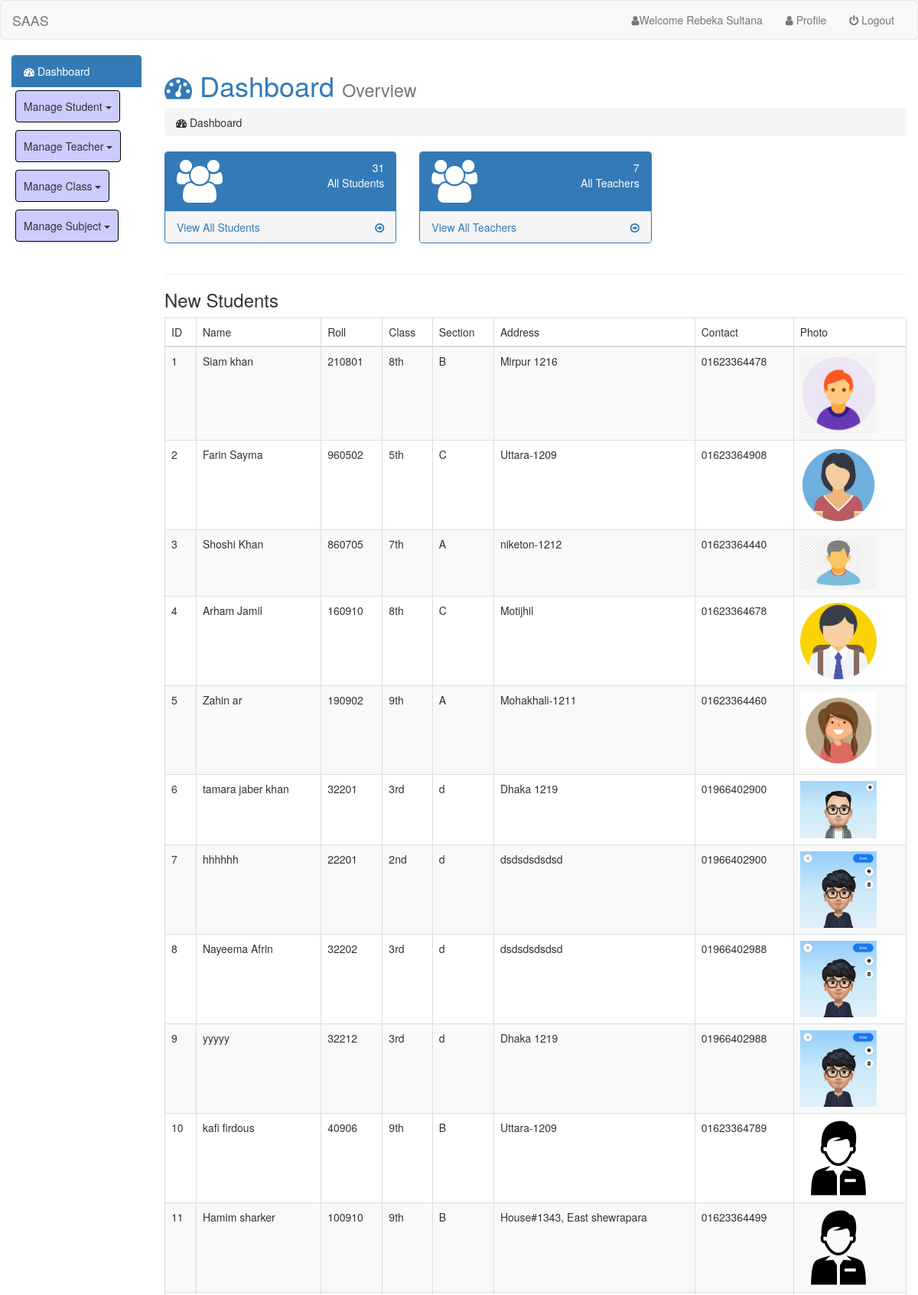
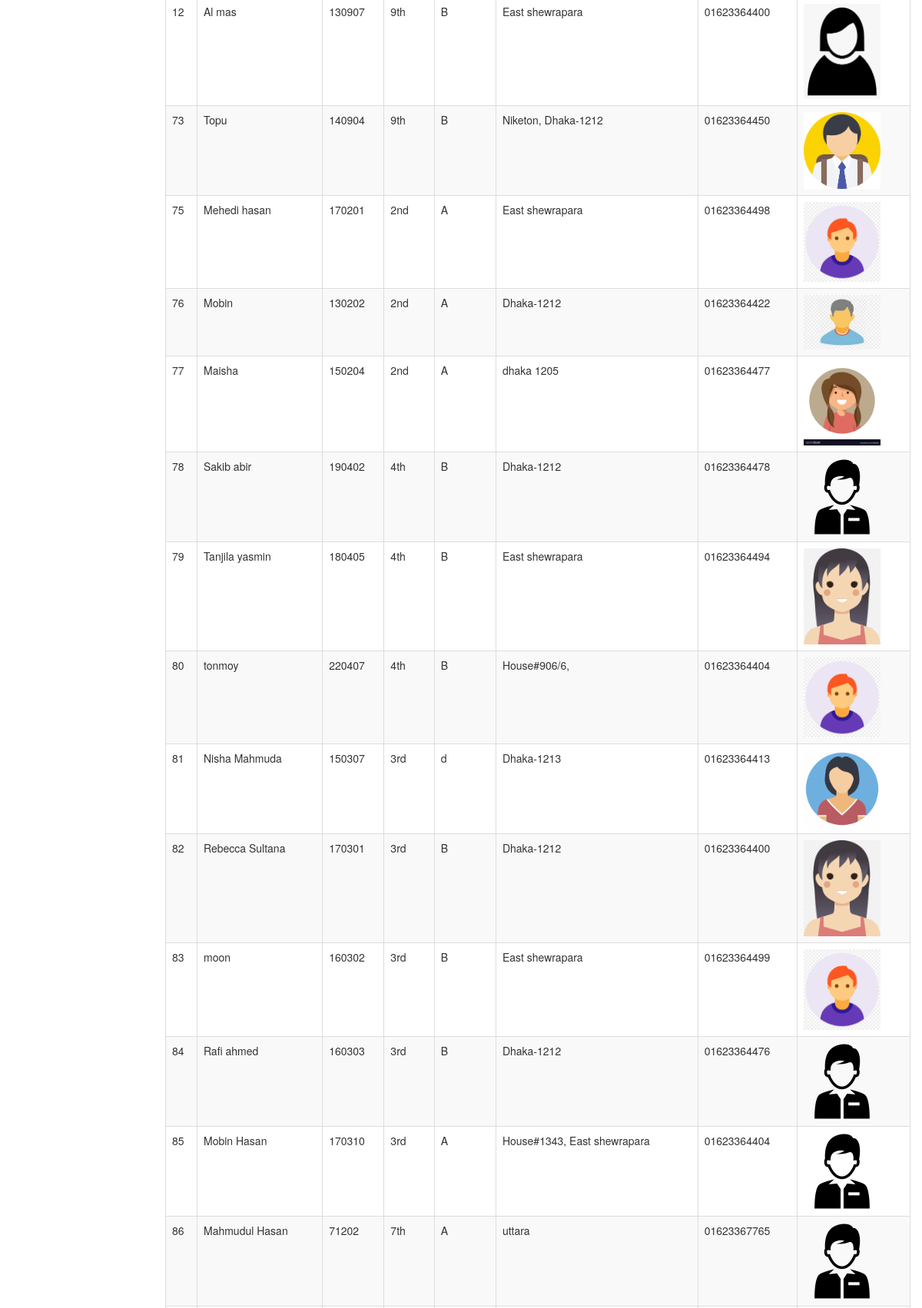
/admin/index.php (signed in, upper part), run on the app's committed database (2 pictures, top to bottom).
### tables this page shows
CREATE TABLE `users` (
  `id` int(5) NOT NULL,
  `name` varchar(50) NOT NULL,
  `email` varchar(50) NOT NULL,
  `username` varchar(50) NOT NULL,
  `password` varchar(100) NOT NULL,
  `photo` varchar(50) NOT NULL,
  `status` varchar(10) NOT NULL,
  `superadmin` varchar(10) NOT NULL,
  `entry_date` timestamp NOT NULL DEFAULT current_timestamp()
);

CREATE TABLE `student_info` (
  `id` int(11) NOT NULL,
  `name` varchar(50) NOT NULL,
  `father` varchar(100) NOT NULL,
  `mother` varchar(100) NOT NULL,
  `roll` int(11) NOT NULL,
  `class` varchar(5) NOT NULL,
  `section` varchar(20) NOT NULL,
  `address` varchar(100) NOT NULL,
  `contact` varchar(11) NOT NULL,
  `photo` varchar(50) NOT NULL,
  `datetime` timestamp NOT NULL DEFAULT current_timestamp(),
  `dob` date DEFAULT NULL
);

### admin/dashboard.php (the view)
<h1 class="text-primary"><i class="fa fa-dashboard"></i> Dashboard <small>Overview</small></h1>
			<ol class="breadcrumb">
				<li><i class="fa fa-dashboard"></i> Dashboard</li>
			</ol>
			<div class="row">
				<div class="col-sm-4">
				 <div class="panel panel-primary">
					<div class="panel-heading">
						<div class="row">
							<div class="col-xs-3"><i class="fa fa-users fa-4x"></i></div>
							<?php
							$count_student=mysqli_query($link,"SELECT * FROM `student_info`");
							$totals=mysqli_num_rows($count_student);
							?>
							<div class="col-xs-9">
								<div class="pull-right"><?php echo $totals; ?></div>
								<div class="clearfix"></div>
								<div class="pull-right">All Students</div>
							</div>
						</div>
					</div>
					<a href="index.php?page=all_students">
						<div class="panel-footer">
						<span class="pull-left">View All Students</span>
						<span class="pull-right"><i class="fa fa-arrow-circle-o-right"></i></span>
						<div class="clearfix"></div>
					</div>
					</a>
				 </div>
				</div>
				<div class="col-sm-4">
				 <div class="panel panel-primary">
					<div class="panel-heading">
						<div class="row">
							<div class="col-xs-3"><i class="fa fa-users fa-4x"></i></div>
							<?php
							$count_teachers=mysqli_query($link,"SELECT * FROM `teachers`");
							$totalt=mysqli_num_rows($count_teachers);
							?>
							<div class="col-xs-9">
								<div class="pull-right"><?php echo $totalt; ?></div>
								<div class="clearfix"></div>
								<div class="pull-right">All Teachers</div>
							</div>
						</div>
					</div>
					<a href="index.php?page=all_teachers">
						<div class="panel-footer">
						<span class="pull-left">View All Teachers</span>
						<span class="pull-right"><i class="fa fa-arrow-circle-o-right"></i></span>
						<div class="clearfix"></div>
					</div>
					</a>
				 </div>
				</div>
			</div>
	<hr />
	<h3>New Students</h3>
	<div class="table-responsive">
	<table id="students" class="table table-hover table-bordered table-striped">
		<thead>
			<tr>
				<td>ID</td>
				<td>Name</td>
				<td>Roll</td>
				<td>Class</td>
				<td>Section</td>
				<td>Address</td>
				<td>Contact</td>
				<td>Photo</td>
			</tr>
		</thead>
		<tbody>
			<?php
			$db_sinfo=mysqli_query($link,"SELECT * FROM `student_info`");
  while($row = mysqli_fetch_assoc($db_sinfo)) { ?>
			<tr>
				<td><?php echo $row["id"]; ?></td>
				<td><?php echo $row["name"]; ?></td>
				<td><?php echo $row["roll"]; ?></td>
				<td><?php echo $row["class"]; ?> </td>
				<td><?php echo $row["section"]; ?></td>
				<td><?php echo $row["address"]; ?></td>
				<td><?php echo $row["contact"]; ?> </td>
				<td> <image src="uploads/<?php echo $row["photo"]; ?>" alt="avater"></image></td>
			</tr>
			<?php } ?>
		</tbody>
	</table>
</div>

### admin/navbar.php (shortened to what this page needs)
<?php
if($username=="admin123") {
?>
<ul class="nav navbar-nav navbar-right">
	    <li><a href="index.php?page=user_profile"><i class="fa fa-user"></i>Welcome <?php echo $logged_user;  ?></a></li>
	    <li><a href="index.php?page=user_profile"><i class="fa fa-user"></i> Profile</a></li>
        <li><a href="logout.php"><i class="fa fa-power-off"></i> Logout</a></li>
</ul>
<?php }?>

### admin/index.php (style rules this page uses)
img { width:100px; }

### data on the page
users: name "Rebeka Sultana"
student_info: id "1", name "Siam khan", roll "210801", class "8th", section "B", address "Mirpur 1216", contact "01623364478", photo (picture)
student_info: id "2", name "Farin Sayma", roll "960502", class "5th", section "C", address "Uttara-1209", contact "01623364908", photo (picture)
student_info: id "3", name "Shoshi Khan", roll "860705", class "7th", section "A", address "niketon-1212", contact "01623364440", photo (picture)
student_info: id "4", name "Arham Jamil", roll "160910", class "8th", section "C", address "Motijhil", contact "01623364678", photo (picture)
student_info: id "5", name "Zahin ar", roll "190902", class "9th", section "A", address "Mohakhali-1211", contact "01623364460", photo (picture)
student_info: id "6", name "tamara jaber khan", roll "32201", class "3rd", section "d", address "Dhaka 1219", contact "01966402900", photo (picture)
student_info: id "7", name "hhhhhh", roll "22201", class "2nd", section "d", address "dsdsdsdsdsd", contact "01966402900", photo (picture)
student_info: id "8", name "Nayeema Afrin", roll "32202", class "3rd", section "d", address "dsdsdsdsdsd", contact "01966402988", photo (picture)
student_info: id "9", name "yyyyy", roll "32212", class "3rd", section "d", address "Dhaka 1219", contact "01966402988", photo (picture)
student_info: id "10", name "kafi firdous", roll "40906", class "9th", section "B", address "Uttara-1209", contact "01623364789", photo (picture)
student_info: id "11", name "Hamim sharker", roll "100910", class "9th", section "B", address "House#1343, East shewrapara", contact "01623364499", photo (picture)
student_info: id "12", name "Al mas", roll "130907", class "9th", section "B", address "East shewrapara", contact "01623364400", photo (picture)
student_info: id "73", name "Topu", roll "140904", class "9th", section "B", address "Niketon, Dhaka-1212", contact "01623364450", photo (picture)
student_info: id "75", name "Mehedi hasan", roll "170201", class "2nd", section "A", address "East shewrapara", contact "01623364498", photo (picture)
student_info: id "76", name "Mobin", roll "130202", class "2nd", section "A", address "Dhaka-1212", contact "01623364422", photo (picture)
student_info: id "77", name "Maisha", roll "150204", class "2nd", section "A", address "dhaka 1205", contact "01623364477", photo (picture)
student_info: id "78", name "Sakib abir", roll "190402", class "4th", section "B", address "Dhaka-1212", contact "01623364478", photo (picture)
student_info: id "79", name "Tanjila yasmin", roll "180405", class "4th", section "B", address "East shewrapara", contact "01623364494", photo (picture)
student_info: id "80", name "tonmoy", roll "220407", class "4th", section "B", address "House#906/6,", contact "01623364404", photo (picture)
student_info: id "81", name "Nisha Mahmuda", roll "150307", class "3rd", section "d", address "Dhaka-1213", contact "01623364413", photo (picture)
student_info: id "82", name "Rebecca Sultana", roll "170301", class "3rd", section "B", address "Dhaka-1212", contact "01623364400", photo (picture)
student_info: id "83", name "moon", roll "160302", class "3rd", section "B", address "East shewrapara", contact "01623364499", photo (picture)
student_info: id "84", name "Rafi ahmed", roll "160303", class "3rd", section "B", address "Dhaka-1212", contact "01623364476", photo (picture)
student_info: id "85", name "Mobin Hasan", roll "170310", class "3rd", section "A", address "House#1343, East shewrapara", contact "01623364404", photo (picture)
student_info: id "86", name "Mahmudul Hasan", roll "71202", class "7th", section "A", address "uttara", contact "01623367765", photo (picture)

### other printed values
$totals "31"
$totalt "7"
